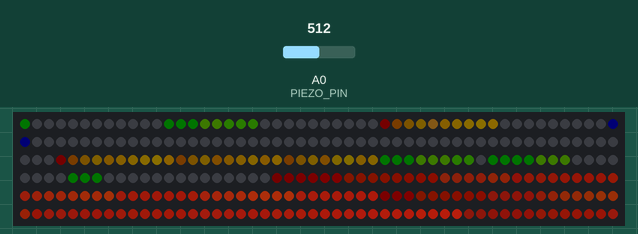
Simulated run of this program. Board: Arduino Uno, built with avr-gcc and run on an emulated ATmega328P. On the bench: 300 RGB LEDs in strip order, left to right, continuing on the next row. The inputs (shaded band) are chosen by the test bench; at power-on: A0 (PIEZO_PIN) = 512. Dim RGB values are drawn brighter than linear.

Above: at 1.94 s.
2.3 s: A0 (PIEZO_PIN) set to 5
At 2.61 s:
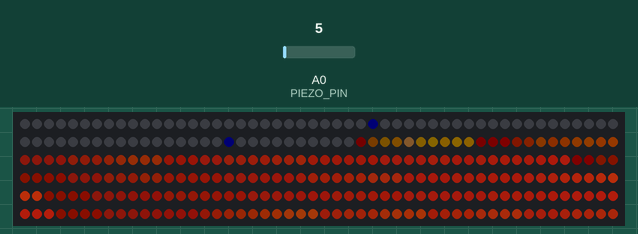
4.9 s: A0 (PIEZO_PIN) set to 25
At 5.09 s:
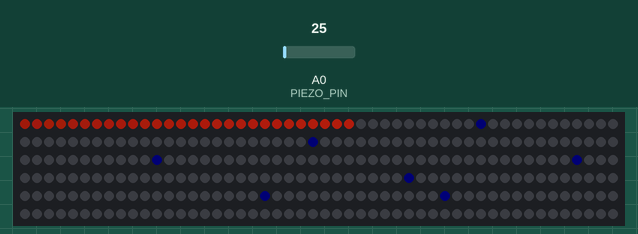
6.8 s: A0 (PIEZO_PIN) set to 0
At 7.28 s:
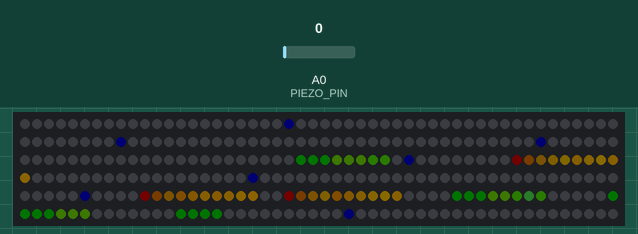
8.6 s: A0 (PIEZO_PIN) set to 122
At 9.87 s:
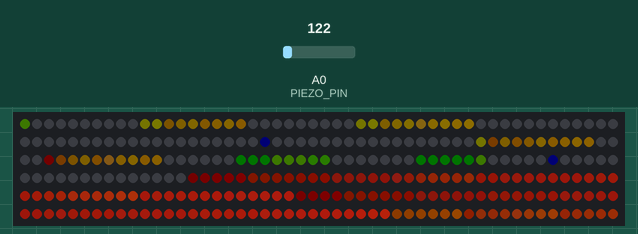
14.0 s: A0 (PIEZO_PIN) set to 5
At 14.56 s:
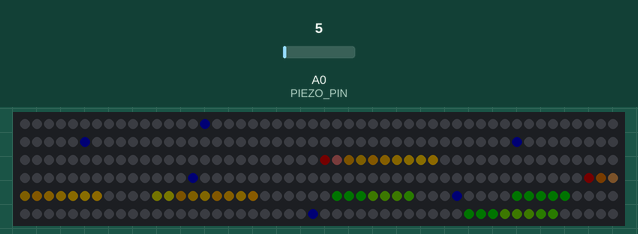
16.2 s: A0 (PIEZO_PIN) set to 265
At 18.06 s:
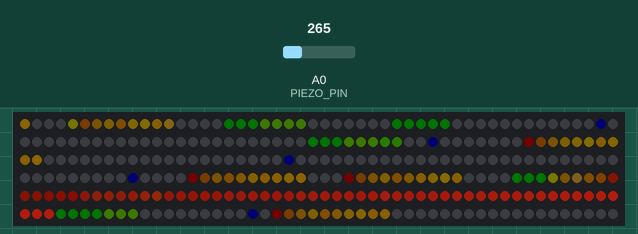

The program:

main.cpp
```cpp
#include <FastLED.h>
#include <ImpulseList.h>

#define DATA_PIN   11
#define CLOCK_PIN  13
#define PIEZO_PIN  A0
#define BPM        98

// Information about the LED strip itself
#define NUM_LEDS    300
#define CHIPSET     APA102
#define COLOR_ORDER BGR
CRGB leds[NUM_LEDS];

// Setting this to a lower value may cause many "dim" lights to not show up at all
#define MAX_BRIGHTNESS  255

#define STANDARD_SPEED_PXPERSECOND 60
#define IMPULSE_LIFE_MS 5000

ImpulseList impulses;
unsigned long nextBeatTime = 0; // TODO: remove this when it's no longer used; exists to simulate received beats
unsigned long msPerBeat = static_cast<unsigned long>(60000 / BPM);

void setup() {
	// Serial.begin(9600);
	// Serial.println("DrumSaber Starting Up...");

	delay(1000); // power-up safety delay
	FastLED.addLeds<CHIPSET, DATA_PIN, CLOCK_PIN, COLOR_ORDER>(leds, NUM_LEDS);
	FastLED.setBrightness(MAX_BRIGHTNESS);
	FastLED.setMaxPowerInVoltsAndMilliamps(5, 2500);
}

// We do not expect people to be drumming faster than 16th beats
unsigned long minMSBetweenHits = static_cast<unsigned long>(1000 * 60 / (4.0f * BPM));

// min value to trigger a hit
unsigned long hitThreshold = 15;
unsigned long hitWindowMS = msPerBeat / 2; // MS before or after a beat to still be considered a "hit"
unsigned long nextAllowedHitMS = 0;
void receiveImpulses(unsigned long nowMS) {
	if (nowMS >= nextAllowedHitMS) {
		uint16_t piezoADC = analogRead(PIEZO_PIN);
		if (piezoADC > hitThreshold) {
			nextAllowedHitMS = nowMS + minMSBetweenHits;
			// Positive modulus; where are we within the beat
			int offset = ((nowMS - nextBeatTime) % msPerBeat + msPerBeat) % msPerBeat;
			// Find offset from nearest beat
			if (offset > msPerBeat/2) offset = msPerBeat - offset;
			// Serial.println("HIT! @ " + String(nowMS) + " value " + String(piezoADC) + " with offset " + String(offset) + " vs " + String(hitWindowMS));
			// if (offset <= hitWindowMS) {
				float power = 1.0f - static_cast<float>(offset) / hitWindowMS;
				impulses.add(nowMS, power, HIT);
			// }
		}
	}

	// Simulate beats being received and injected
	if (nowMS >= nextBeatTime) {
		impulses.add(nowMS, 0.1, BEAT);
		nextBeatTime += msPerBeat;
	}
}

// Age out impulses that have been alive too long
void manageImpulses(unsigned long nowMS) {
	// Make sure we don't wrap around and clear out everything
	if (nowMS < IMPULSE_LIFE_MS) return;
	int removed = impulses.purgeBefore(nowMS - IMPULSE_LIFE_MS);
	// if (removed > 0) {
    //     Serial.println("...at " + String(nowMS) + " we removed " + String(removed) + " impulses; the collection should have " + String(impulses.count()) + " impulse(s).");
	// }
}

void renderBeat(Impulse* impulse, unsigned long nowMS) {
	unsigned long lifetime = nowMS - impulse->timestamp;
	uint16_t headLocation = static_cast<uint16_t>(lifetime * STANDARD_SPEED_PXPERSECOND / 1000.0f);
	if (headLocation < NUM_LEDS) {
		if (impulse->power > 0.5) {
			// major beat
			leds[headLocation].g += 15;
			leds[headLocation].b += 10;
		} else {
			leds[headLocation].b += 1;
		}
	}
}

void renderHit(Impulse* impulse, unsigned long nowMS) {
	uint16_t tailLength;
	float speed;
	uint8_t r, g, b;

	if (impulse->power > 0.7) {
		tailLength = 60;
		speed = STANDARD_SPEED_PXPERSECOND * 20.0f;
		r = 60;
		g = 10;
		b = 5;
	} else {
		tailLength = 10;
		speed = STANDARD_SPEED_PXPERSECOND * 5.0f;
		b = 0;
		if (impulse->power > 0.4) {
			r = 20;
			g = 15;
		} else {
			r = 5;
			g = 10;
		}
	}

	unsigned long lifetime = nowMS - impulse->timestamp;
	uint16_t headLocation = static_cast<uint16_t>(lifetime * speed / 1000.0f);
	for (uint16_t offset=0; offset<tailLength; ++offset) {
		int index = headLocation - offset;
		if (index >= 0 && index < NUM_LEDS) {
			float falloff = (1.0 - (offset*1.0f)/(tailLength*1.0f)) * impulse->power;
			leds[index].r += r * falloff;
			leds[index].g += g * falloff;
			leds[index].b += b * falloff;
		}
	}
}

void renderImpulses(unsigned long nowMS) {
	int renderCount = 0;

	Impulse* impulse = impulses.head;
	while (impulse != NULL) {
		if (impulse->type == BEAT) {
			renderBeat(impulse, nowMS);
		} else {
			renderHit(impulse, nowMS);
		}
		++renderCount;
		impulse = impulse->next;
	}
	// Serial.println("At "+String(nowMS)+" rendered "+String(renderCount)+"/"+String(impulses.count())+" impulse(s)");
}

void loop()
{
	unsigned long nowMS = millis();
	// Serial.println("frame @ " + String(nowMS));
	receiveImpulses(nowMS);
	manageImpulses(nowMS);

	FastLED.clear();
	renderImpulses(nowMS);
	FastLED.show();
}
```

Measured:
- after the input at 4.9 s, the LEDs: change at once (image 2)
- after the input at 14.0 s, the LEDs: first differ from a run without the input after 0.07 s (image 5 shows a later state)
- after the input at 16.2 s, the LEDs: first change after 0.05 s (image 6 shows a later state)
